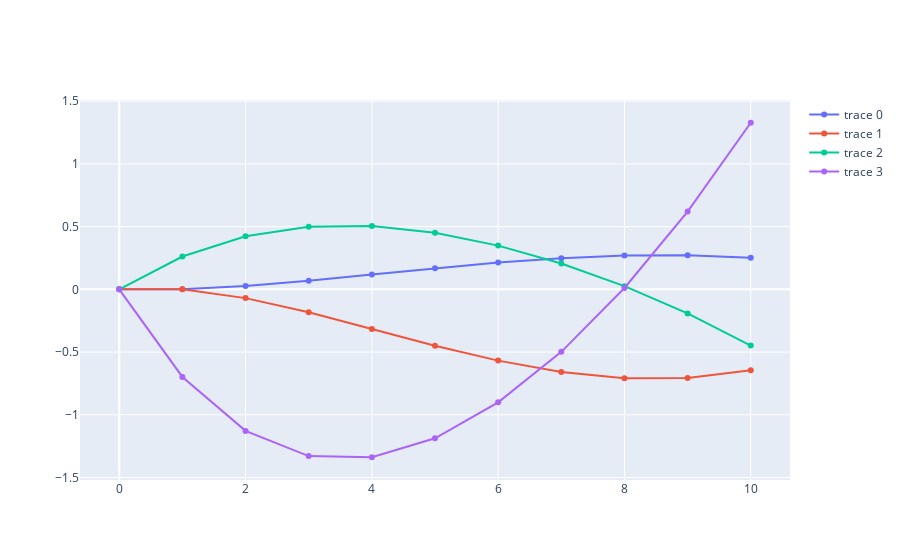

The code cell stored with this chart in its notebook:
### Code cell
fig = go.Figure()
for i in range(4):
    fig.add_trace(go.Scatter(
        y=x_traj[i,:]
    ))
fig.show()

### Figure 1 — Plotly figure (JSON) as saved in the notebook; plotly's stock layout.template omitted (floating-point values rounded to 4 significant figures)
{"data": [{"type": "scatter", "y": [0, 0, 0.02619, 0.0685, 0.1184, 0.1689, 0.214, 0.2489, 0.2694, 0.272, 0.2528]}, {"type": "scatter", "y": [0, 0, -0.06983, -0.1827, -0.3156, -0.4495, -0.5682, -0.6583, -0.7081, -0.707, -0.645]}, {"type": "scatter", "y": [0, 0.2619, 0.4231, 0.4993, 0.5045, 0.4509, 0.3488, 0.2057, 0.02549, -0.1917, -0.4479]}, {"type": "scatter", "y": [0, -0.6983, -1.128, -1.329, -1.339, -1.187, -0.901, -0.4981, 0.01077, 0.6206, 1.328]}], "layout": {}}
